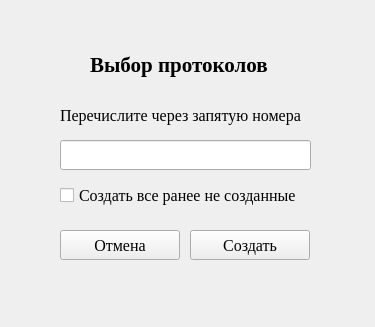
<?xml version="1.0" encoding="UTF-8"?>
<ui version="4.0">
 <class>Form</class>
 <widget class="QWidget" name="Form">
  <property name="geometry">
   <rect>
    <x>0</x>
    <y>0</y>
    <width>375</width>
    <height>327</height>
   </rect>
  </property>
  <property name="windowTitle">
   <string>Form</string>
  </property>
  <widget class="QPushButton" name="b_ok">
   <property name="geometry">
    <rect>
     <x>190</x>
     <y>230</y>
     <width>120</width>
     <height>30</height>
    </rect>
   </property>
   <property name="font">
    <font>
     <family>Times New Roman</family>
     <pointsize>12</pointsize>
    </font>
   </property>
   <property name="text">
    <string>Создать</string>
   </property>
  </widget>
  <widget class="QPushButton" name="b_cancel">
   <property name="geometry">
    <rect>
     <x>60</x>
     <y>230</y>
     <width>120</width>
     <height>30</height>
    </rect>
   </property>
   <property name="font">
    <font>
     <family>Times New Roman</family>
     <pointsize>12</pointsize>
    </font>
   </property>
   <property name="text">
    <string>Отмена</string>
   </property>
  </widget>
  <widget class="QLineEdit" name="list">
   <property name="geometry">
    <rect>
     <x>60</x>
     <y>140</y>
     <width>251</width>
     <height>30</height>
    </rect>
   </property>
   <property name="font">
    <font>
     <family>Times New Roman</family>
     <pointsize>12</pointsize>
    </font>
   </property>
  </widget>
  <widget class="QCheckBox" name="cb_all">
   <property name="geometry">
    <rect>
     <x>60</x>
     <y>180</y>
     <width>261</width>
     <height>30</height>
    </rect>
   </property>
   <property name="font">
    <font>
     <family>Times New Roman</family>
     <pointsize>12</pointsize>
    </font>
   </property>
   <property name="text">
    <string>Создать все ранее не созданные</string>
   </property>
  </widget>
  <widget class="QLabel" name="label">
   <property name="geometry">
    <rect>
     <x>90</x>
     <y>50</y>
     <width>221</width>
     <height>30</height>
    </rect>
   </property>
   <property name="font">
    <font>
     <family>Times New Roman</family>
     <pointsize>16</pointsize>
     <bold>true</bold>
    </font>
   </property>
   <property name="text">
    <string>Выбор протоколов</string>
   </property>
  </widget>
  <widget class="QLabel" name="label_2">
   <property name="geometry">
    <rect>
     <x>60</x>
     <y>100</y>
     <width>251</width>
     <height>30</height>
    </rect>
   </property>
   <property name="font">
    <font>
     <family>Times New Roman</family>
     <pointsize>12</pointsize>
    </font>
   </property>
   <property name="text">
    <string>Перечислите через запятую номера</string>
   </property>
  </widget>
 </widget>
 <resources/>
 <connections/>
</ui>
